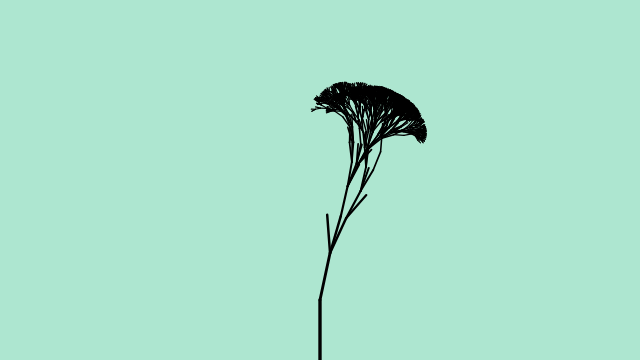
Frame 1 (no input)
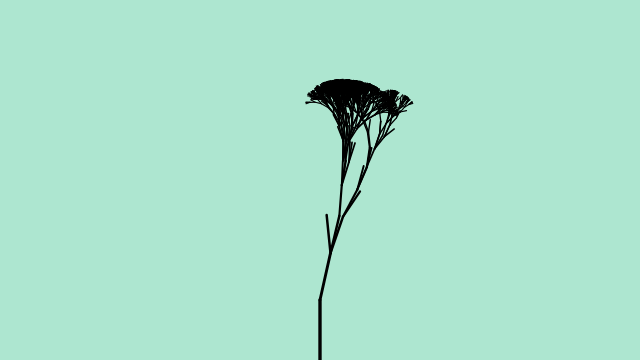
Frame 60 (no input)
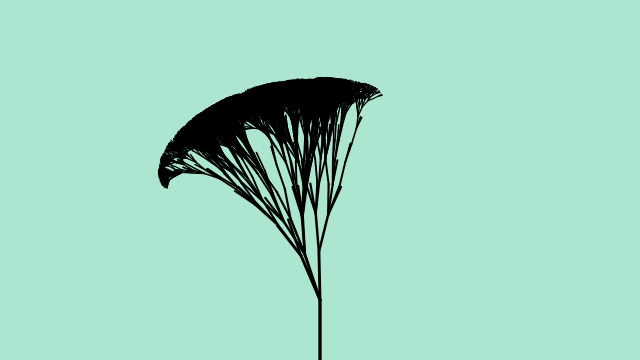
Frame 120 (the mouse pressed at the canvas centre since frame 60)

The p5.js sketch that drew these frames (run headless with seeded random() and noise() and a simulated clock; from frame 60 on, the mouse is pressed at the canvas centre):

// p5.js sketch
// ── sketch.js
// The Nature of Code
// Daniel Shiffman
// http://natureofcode.com

// Stochastic Tree with angles fluctuating with Perlin noise
// Nature of Code, Chapter 8

// Perlin noise offset
let yoff = 0;
// Random seed to control randomness while drawing the tree
let seed = 5;


function setup() {
  createCanvas(640, 360);
}

function draw() {
  background(173, 230, 208);
  fill(0);
  //text("Click mouse to generate a new tree", 10, height-20);

  stroke(0);
  // Start the tree from the bottom of the screen
  translate(width/2, height);
  // Move alogn through noise
  yoff += 0.005;
  randomSeed(seed);
  // Start the recursive branching!
  branch(60, 0);
}


function mousePressed() {
  // New tree starts with new noise offset and new random seed
  yoff = random(1000);
  seed = millis();
}


function branch(h, xoff) {
  // thickness of the branch is mapped to its length
  let sw = map(h, 2, 100, 1, 5);
  strokeWeight(sw);
  // Draw the branch
  line(0, 0, 0, -h);
  // Move along to end
  translate(0, -h);

  // Each branch will be 2/3rds the size of the previous one
  h *= 0.8;

  // Move along through noise space
  xoff += 0.1;

  if (h > 4) {
    // Random number of branches
    let n = floor(random(0, 5));
    for (let i = 0; i < n; i++) {

      // Here the angle is controlled by perlin noise
      // This is a totally arbitrary way to do it, try others!
      let theta = map(noise(xoff+i, yoff), 0, 1, -PI/3, PI/3);
      if (n % 2 == 0) theta *= -1;

      push();      // Save the current state of transformation (i.e. where are we now)
      rotate(theta);     // Rotate by theta
      branch(h, xoff);   // Ok, now call myself to branch again
      pop();       // Whenever we get back here, we "pop" in order to restore the previous matrix state
    }
  }
}

// ── styles.css
body{
  font-size: 80px;
  font-family:"Lucida Console", Monaco, monospace;
  background-image: url("/Arizona.gif");
  background-size: cover;
  padding: 1em;
  box-shadow: 0px 0px 200px white;
  margin: 100px;
  color: white;
}

canvas {
  border-radius: 100%;
  margin-left: 40%;
  margin-top: 3%;
  /* box-shadow: 0px 0px 50px blue, 0px 0px 75px red, 0px 0px 100px green; */
  box-shadow: 0px 0px 50px white;
  border: 5px solid salmon;
}

#love{
  font-size:40px;
}
